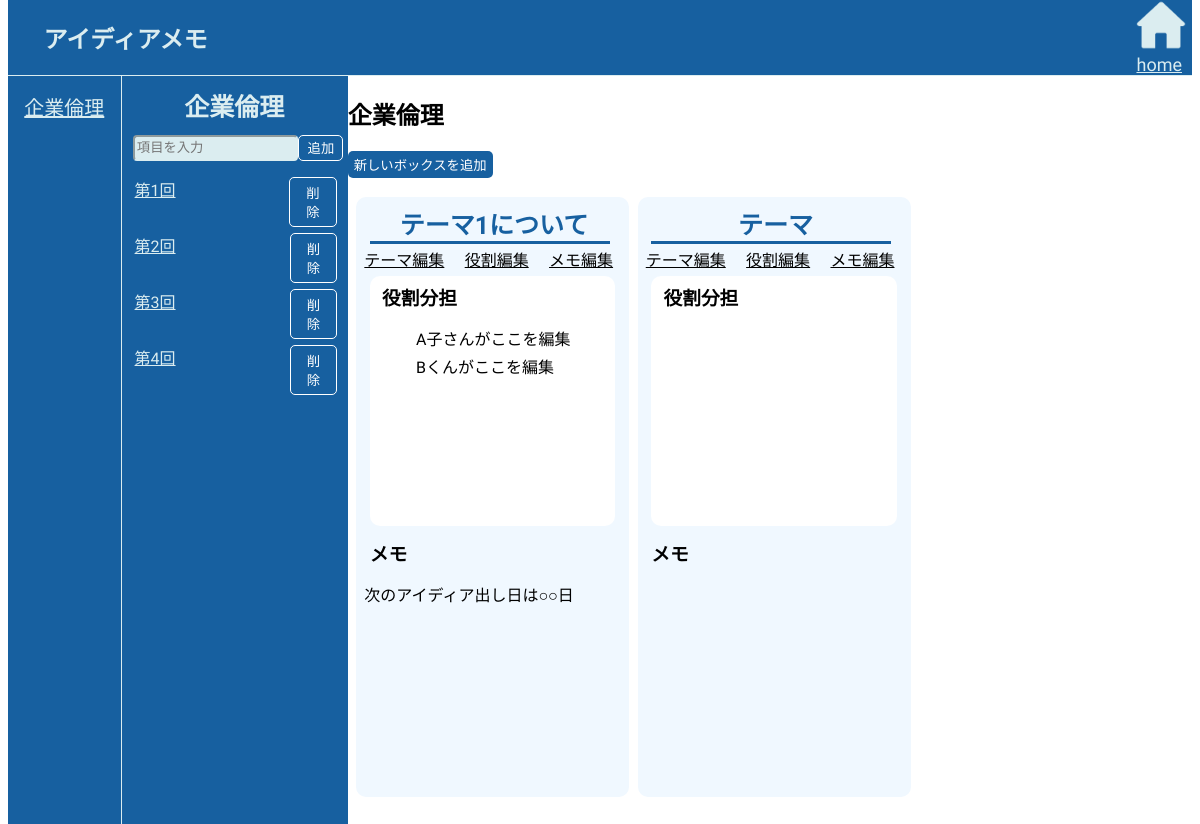
The app's page /group/1 (signed in), older data.
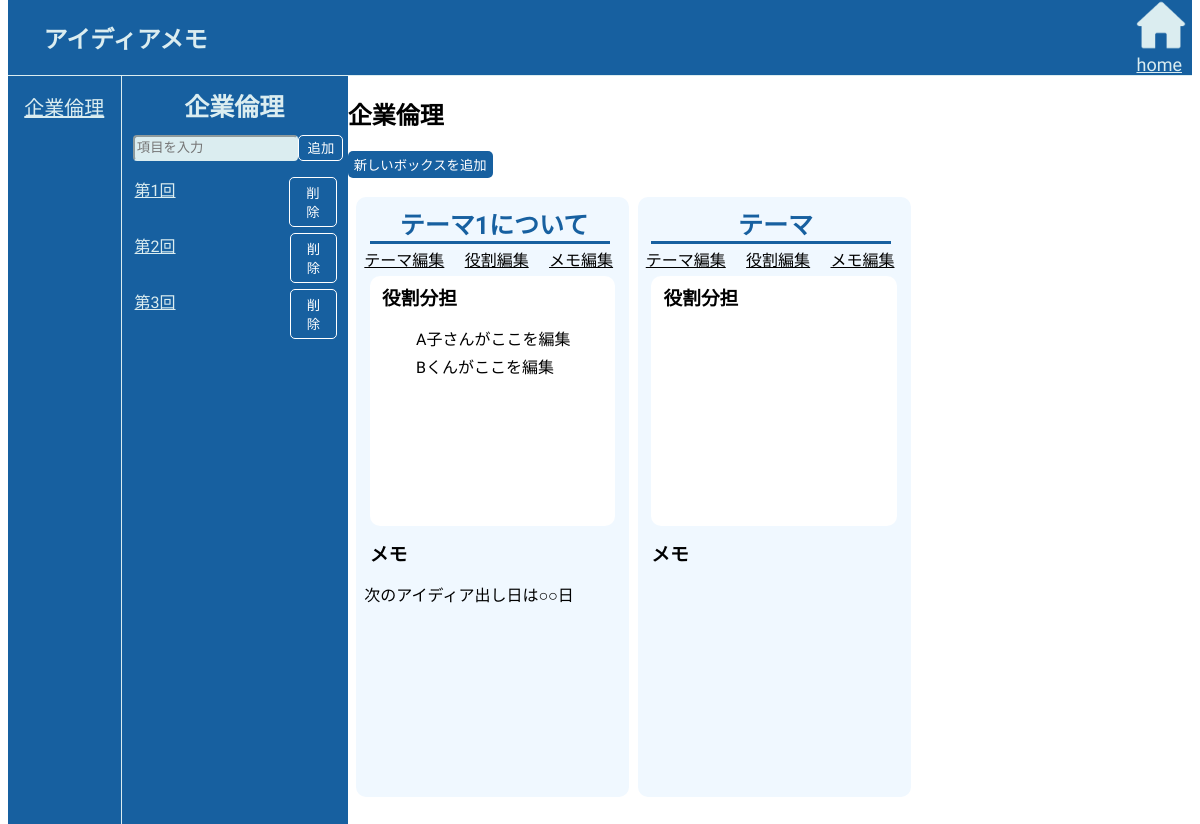
The same page, newer data.
### app.py (models this page shows)
class Group(db.Model):
    id = db.Column(db.Integer, primary_key=True)
    name = db.Column(db.String(10), nullable=False)
    created_at = db.Column(db.DateTime, default=datetime.now(pytz.timezone('Asia/Tokyo')))
    members = db.relationship("User", secondary="user_group", back_populates="groups")
    description = db.Column(db.Text, nullable=True)  # グループの説明
    messages = db.relationship('Message', backref='group', lazy=True)  # メッセージとのリレーション
    roles = db.Column(db.Text, nullable=True)  # 役割分担

class Item(db.Model):
    id = db.Column(db.Integer, primary_key=True)
    title = db.Column(db.String(255), nullable=False)
    group_id = db.Column(db.Integer, db.ForeignKey('group.id'), nullable=False)
    group = db.relationship('Group', backref=db.backref('items', lazy=True))
    themes = db.relationship('Theme', backref='related_item', lazy=True)  # 'item' から 'related_item' に変更

class Message(db.Model):
    id = db.Column(db.Integer, primary_key=True)
    content = db.Column(db.Text, nullable=False)
    created_at = db.Column(db.DateTime, default=datetime.now(pytz.timezone('Asia/Tokyo')))
    group_id = db.Column(db.Integer, db.ForeignKey('group.id'), nullable=False)
    user_id = db.Column(db.Integer, db.ForeignKey('user.id'), nullable=False)

### app.py (the view, shortened to what this page needs)
@app.route('/group/<int:group_id>', methods=['GET', 'POST'])
@login_required
def group_page(group_id):
    group = Group.query.get_or_404(group_id)
    user_groups = current_user.groups  # 現在のユーザーが所属するグループを取得
    items = Item.query.filter_by(group_id=group_id).all()  # グループに関連するアイテムを取得
    members=group.members
    for item in items:
        item.themes  # これで関連するテーマを取得可能
    return render_template('group.html', group=group,members=members, groups=user_groups, items=items)

### app.py (called while the page is built)
@login_manager.user_loader #これは書くだけで大丈夫そう(?)
def load_user(user_id):
    return User.query.get(int(user_id))

### templates/group.html (shortened to what this page needs)
{% extends "base.html" %}
{% block content %}
<form action="/group/{{ group.id }}" method="POST">
    <nav class="navbar">
        <h1>アイディアメモ</h1>
        <div class="home">
            <a href="/" class="a-img"><img src="{{ url_for('static', filename='home_img.png') }}" alt="home" width="50px" height="50px"></a>
            <br>
            <a href="/" class="home-name">home</a>
        </div>
    </nav>
<div class="content">
    <div class="app">
        {% if groups %}
        <ul>
        {% for group in groups %}
            <li class="group-list">
                <a href="/group/{{ group.id }}">{{ group.name }}</a>
            </li>
        {% endfor %}
        </ul>
        {% else %}
        <p>まだグループに所属していません。</p>
        {% endif %}
    </div>
    <div class="item-p">
        <h3>{{ group.name }}</h3>
        <div class="item-grid">
        <input type="text" name="item_title" placeholder="項目を入力" class="item-btn" id="addItemInput">
        <button type="submit" id="addItemBtn">追加</button>
        </div>
        {% if items %}
        <ul class="item-ul">
            {% for item in items %}
            <li id="item-{{ item.id }}" class="item">
                <div class="item-corner">
                <a href="/item/{{ item.id }}" class="item-link">{{ item.title }}</a>
                <form action="/group/{{ group.id }}/delete/{{ item.id }}" method="POST" style="display:inline;" class="item-form">
                    <button type="submit" class="btn-delete">削除</button>
                </form>
                </div>
            </li>
            {% endfor %}
        </ul>
        {% else %}
        <p>まだ項目がありません。</p>
        {% endif %}
    </div>
    <div class="board">
        <h2>{{ group.name }}</h2>
    <button id="addBoxBtn" class="btn">新しいボックスを追加</button>
    <br><br>
    <div class="box-area">
        <div class="box-box">
            <h3 class="box-title"><div class=theme>{{ group.description }}</div></h3>
            <br>
            <a href="{{ url_for('edit_group_content', group_id=group.id, target='テーマ') }}" class="edit">テーマ編集</a>
            <a href="{{ url_for('edit_group_content', group_id=group.id, target='役割') }}" class="edit">役割編集</a>
            <a href="{{ url_for('edit_group_content', group_id=group.id, target='メモ') }}" class="edit">メモ編集</a>
            <div class="role">
                <h3 class="role-title">役割分担</h3>
                <div class="role-role">
                    <ul>
                        {% for role in group.roles.split(',') %}
                            <li>{{ role }}</li>
                        {% endfor %}
                    </ul>
                </div>
            </div>
            <div class="memo">
                <h3 class="role-title">メモ</h3>
                <div class="memo-memo">
                    {% for message in group.messages %}
                        <p>{{ message.content }}</p>
                    {% endfor %}
                </div>
            </div>
        </div>
        <div class="box-box">
            <h3 class="box-title"><div class=theme>テーマ</div></h3>
            <br>
            <a href="{{ url_for('edit_group_content', group_id=group.id, target='テーマ') }}" class="edit">テーマ編集</a>
            <a href="{{ url_for('edit_group_content', group_id=group.id, target='役割') }}" class="edit">役割編集</a>
            <a href="{{ url_for('edit_group_content', group_id=group.id, target='メモ') }}" class="edit">メモ編集</a>
            <div class="role">
                <h3 class="role-title">役割分担</h3>
            </div>
            <div class="memo">
                <h3 class="role-title">メモ</h3>
            </div>
        </div>
    </div>
    </div>
</div>
</form>
{% endblock %}

### templates/base.html (shortened to what this page needs)
<!DOCTYPE html>
<html lang="ja">
<head>
    <link href="{{url_for('static', filename='style.css')}}" rel="stylesheet" type="text/css">
</head>
<body>
    {% block content%}
    {% endblock %}
</body>
</html>

### static/style.css (style rules this page uses)
body { margin-top:0; font-family: Zen Maru Gothic; }
.navbar { margin-top: 0; background-color: #1760a0; display: inline-block; width:100%; border-bottom:solid 1px #dbedf0; display: flex; }
.navbar h1 { margin-left: 3%; color: #dbedf0; width:30%; }
.home { width:70%; margin-left:30%; }
.navbar a { color:#dbedf0; font-size: 18px; margin-left:90% }
.content { display: flex; height:300vh; width:100%; }
li { list-style: none; }
.app { width:10%; background-color: #1760a0; border-right:solid 1px #dbedf0; }
.item-p { width:20%; background-color: #1760a0; border-right: solid 1px #1760a0; }
.item-p h3 { font-size:25px; margin:5% 1%; }
.item { width: 100%; background-color: #1760a0; border-right: solid 1px #1760a0; }
.item-corner { display: flex; margin-top:3%; }
.item-link { width:80%; color:#dbedf0 }
.item-ul { padding-left:3px; margin-left:10px; margin-right:10px; }
.board { width:75%; }
button#addItemBtn { margin:5%; width:90%; color:#dbedf0; background-color: #1760a0; border:solid 1px #dbedf0; border-radius: 5px; margin-top: 0; font-size: 20px; }
button#addItemBtn { margin: 0%; width: 20%; color: #ffffff; background-color: #1760a0; border: solid 1.5px #ffffff; border-radius: 5px; margin-top: 0; font-size: 10pt; font-weight: 500; font-family: Zen Maru Gothic; }
.btn-delete { margin-left: 70%; }
.item-btn { margin-top:0; margin-left: 5%; margin-right: 0; width:70%; background-color: #dbedf0; border-radius: 4px; cursor: auto; min-width: 10pt; display: flex; justify-content: center; font-family: Zen Maru Gothic; transition: all 0.1s ease-out; font-weight: 500; }
.item-grid { display: flex; }
h3 { color:#dbedf0; text-align: center; }
.group-list { margin-top: 10%; list-style: none; font-size: 15px; }
.btn-delete { background-color:#1760a0; color: white; border: solid #fff 1.5px; padding: 5px 10px; cursor: pointer; border-radius: 3px; margin-left:0; border-radius: 5px; font-family: Zen Maru Gothic; }
.app ul { padding-left:0; }
.group-list { text-align: center; list-style: none; font-size: 20px; }
.group-list a { color: #dbedf0; }
.box-box { height:600px; background-color: aliceblue; border-radius: 10px; margin-left:3%; }
.role { height:250px; background-color: #fff; border-radius: 10px; margin-left: 5%; margin-right: 5%; }
.box-title { color:#1760a0; font-weight: 700; font-size: 25px; margin-bottom: 1%; display: inline-block; padding-left: 3%; margin-left:5%; margin-top:3%; width:85%; border-bottom:solid #1760a0; display: inline-block; }
.role-title { margin-top:5px; color:black; text-align: left; margin-left:5%; padding-top:3%; margin-bottom: 0; }
a.edit { margin-left:30px; margin:2% 3%; color:black }
.role li { margin:2% 3%; }
.memo-memo { margin:0 3%; }
.box-area { display: grid; grid-template-columns: 1fr 1fr 1fr; }
input { height:20px; background-color:aliceblue; border-color: #dbedf0; color:#072a49; }
.btn { background-color: #1760a0; height:27px; font-weight: 400; border: none; color:#fff; font-family: Zen Maru Gothic; border-radius: 5px; }

Row changes from the older to the newer data that the page shows:
removed Item: title "第4回"
